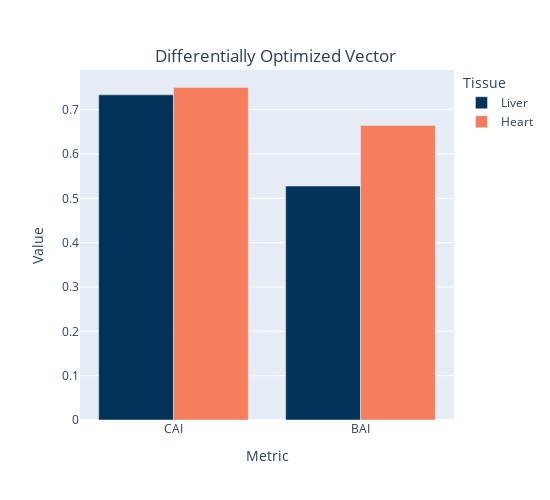

Notebook code for this chart:
### Code cell
color_discrete_map={}
i = 0
for x in df['Tissue'].unique(): 
    color_discrete_map[x] = colors[i]
    i +=1



fig = px.bar(df, x='variable', y='value', color='Tissue',barmode="group",
    color_discrete_map=color_discrete_map, 
    labels={
                 "diff": "Heart and Liver Difference",
                 "value": "Value",
                 "variable" : 'Metric'
             },
    title='Differentially Optimized Vector',
                 width=550, height=500
    )
layout = go.Layout(
  margin=go.layout.Margin(
        t=70, #top margin
    )
)
# fig.update_traces(marker_size=7)
fig.update_layout(layout)
fig.update_layout(title_y=.9, title_x=.5)
fig.show()

### Figure 1 — Plotly figure (JSON) as saved in the notebook; plotly's stock layout.template omitted (floating-point values rounded to 4 significant figures)
{"data": [{"alignmentgroup": "True", "hovertemplate": "Tissue=Liver<br>Metric=%{x}<br>Value=%{y}<extra></extra>", "legendgroup": "Liver", "marker": {"color": "rgb(0,50,90)", "pattern": {"shape": ""}}, "name": "Liver", "offsetgroup": "Liver", "orientation": "v", "showlegend": true, "textposition": "auto", "type": "bar", "x": ["CAI", "BAI"], "xaxis": "x", "y": [0.7334, 0.5277], "yaxis": "y"}, {"alignmentgroup": "True", "hovertemplate": "Tissue=Heart<br>Metric=%{x}<br>Value=%{y}<extra></extra>", "legendgroup": "Heart", "marker": {"color": "rgb(246,126,94)", "pattern": {"shape": ""}}, "name": "Heart", "offsetgroup": "Heart", "orientation": "v", "showlegend": true, "textposition": "auto", "type": "bar", "x": ["CAI", "BAI"], "xaxis": "x", "y": [0.75, 0.6644], "yaxis": "y"}], "layout": {"barmode": "group", "height": 500, "legend": {"title": {"text": "Tissue"}, "tracegroupgap": 0}, "margin": {"t": 70}, "title": {"text": "Differentially Optimized Vector", "x": 0.5, "y": 0.9}, "width": 550, "xaxis": {"anchor": "y", "autorange": true, "domain": [0, 1], "range": [-0.5, 1.5], "title": {"text": "Metric"}, "type": "category"}, "yaxis": {"anchor": "x", "autorange": true, "domain": [0, 1], "range": [0, 0.7894], "title": {"text": "Value"}, "type": "linear"}}}
